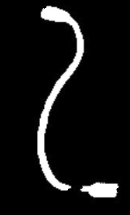
#> input picture fitline/fitline_test_1.jpg, 130 x 215 px
$ python fitline.py
#> lines starting #> are read from the running program, lines starting #| are printed output that depends on the picture; after the words box and inside, x2 and y2 are one past the last pixel; in counts of white or black regions, pixels touching at a corner belong together; long printed decimals are rounded
import cv2
import math
import numpy as np
from matplotlib import pyplot as plt

font = cv2.FONT_HERSHEY_SIMPLEX  # 设置字体样式

def get_distance_from_point_to_line(point, line_point1, line_point2):
    #对于两点坐标为同一点时,返回点与点的距离
    if line_point1 == line_point2:
        point_array = np.array(point )
        point1_array = np.array(line_point1)
        return np.linalg.norm(point_array -point1_array )
    #计算直线的三个参数
    A = line_point2[1] - line_point1[1]
    B = line_point1[0] - line_point2[0]
    C = (line_point1[1] - line_point2[1]) * line_point1[0] + \
        (line_point2[0] - line_point1[0]) * line_point1[1]
    #根据点到直线的距离公式计算距离
    distance = np.abs(A * point[0] + B * point[1] + C) / (np.sqrt(A**2 + B**2))
    return distance

#用于判断电路连接中电流表电压表连接问题：一根导线和哪个接线柱子相连
#因为在算法处理时，如果导线检测在靠近接线柱的地方断开了，这时用欧式距离直接求距离判断是存在问题的
#必须求接线柱到曲线末端的二点的直线距离才能准确判断
def FitLineTest():
    img = cv2.imread('fitline_test_1.jpg')
#> img is the input picture: shape (215, 130, 3); min 0, max 255, mean 19.8
    imgray = cv2.cvtColor(img, cv2.COLOR_BGR2GRAY)
    #二值化
    ret, thresh = cv2.threshold(imgray, 0, 255, cv2.THRESH_BINARY | cv2.THRESH_OTSU)
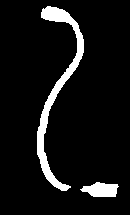
#> thresh: shape (215, 130); 7.7% white; 2 white regions
#> ret = 120
    #求轮廓
    contours, hierarchy = cv2.findContours(thresh, cv2.RETR_TREE, cv2.CHAIN_APPROX_SIMPLE)
#> contours = 2 contours; box (x1, y1, x2, y2) and area: (37, 6, 84, 191) 1528, (80, 182, 119, 197) 368
    cnt = contours[0]
#> cnt = contour of 26 points, box (x1, y1, x2, y2) (80, 182, 119, 197), area 368
    cnt = cnt[:, 0, :]
#> cnt = 26 pairs, first value 80 to 118, second value 182 to 196
    center_point = cnt[0]
#> center_point = [96, 182]
    cnt_1 = contours[1]
#> cnt_1 = contour of 204 points, box (x1, y1, x2, y2) (37, 6, 84, 191), area 1528
    cnt_1 = cnt_1[:, 0, :]
#> cnt_1 = 204 pairs, first value 37 to 83, second value 6 to 190
    line_list = []
    for point in cnt_1:
        if math.hypot(point[0]-center_point[0],point[1]-center_point[1]) < 40:
            line_list.append(point)
#> this loop made 204 passes
#> point on passes 1 to 3: [47, 6], [44, 9], [43, 8]
#> after the loop, line_list = [[57, 187], [58, 188], [59, 188], [61, 190], [66, 190], [69, 187], [70, 187], [70, 186], [69, 186], [68, 185], [66, 185], [65, 184], [62, 184], [60, 182], [59, 182]]
    line_list = np.array(line_list)
#> line_list = 15 rows, first 8: [57, 187], [58, 188], [59, 188], [61, 190], [66, 190], [69, 187], [70, 187], [70, 186]
    # 直线拟合
    rows, cols = img.shape[:2]
#> rows = 215; cols = 130
    [vx, vy, x, y] = cv2.fitLine(line_list, cv2.DIST_L2, 0, 0.01, 0.01)
#> vx = [0.999]; vy = [0.0444]; x = [63.93]; y = [186.1]
    slope = -float(vy)/float(vx)  # 直线斜率
#> slope = -0.0445
    lefty = int((x*slope) + y)
#> lefty = 183
    righty = int(((x-cols)*slope)+y)
#> righty = 189
    cv2.line(img, (cols-1, righty), (0, lefty), (0, 255, 0), 2)
    #计算接线柱到曲线末端直线的距离
    distance = get_distance_from_point_to_line(center_point, (cols-1, righty), (0, lefty))
#> in get_distance_from_point_to_line, `distance = np.abs(A * point[0] + B * point[1] + C) / (np.sqrt(A**2 + B..`: distance = 5.46
#> distance = 5.46
    #任意取一点到曲线末端的欧式距离比接线柱到曲线的距离要近就行
    temp_point = [70, 170]
    #计算该点到曲线末端直线的距离
    distance_1 = get_distance_from_point_to_line(temp_point, (cols-1, righty), (0, lefty))
#> distance_1 = 16.24
    print('distance:', distance, 'distance_1:', distance_1)
#| distance: 5.459 distance_1: 16.238
    text1 = 'Center: (' + str(int(x)) + ', ' + str(int(y)) + ') '
#> text1 = 'Center: (63, 186) '
    text2 = 'Slope: ' + str(round(slope, 2))
#> text2 = 'Slope: -0.04'
    #将曲线末端的直线画出
    cv2.putText(img, text1, (10, 30), font, 0.5, (0, 255, 0), 1, cv2.LINE_AA, 0)
    cv2.putText(img, text2, (10, 60), font, 0.5, (0, 255, 0), 1, cv2.LINE_AA, 0)
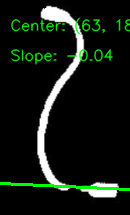
#> img: shape (215, 130, 3); mean B, G, R 18.1, 26.8, 18.1
    #将任意取的一点在图中画出
    point_size = 1
    point_color = (0, 0, 255) # BGR
    thickness = 4 # 可以为 0 、4、8
    cv2.circle(img, (70, 170), point_size, point_color, thickness)
#> img: shape (215, 130, 3); 0.09% of pixels changed, all inside (x1, y1, x2, y2) = (67, 167, 74, 174)
    cv2.imwrite('fitline_out.jpg', img)
    plt.subplot(236), plt.imshow(cv2.cvtColor(img, cv2.COLOR_BGR2RGB)), plt.title('Line')
    plt.show()

if __name__ == "__main__":
    print('fit line start...')
    FitLineTest()
